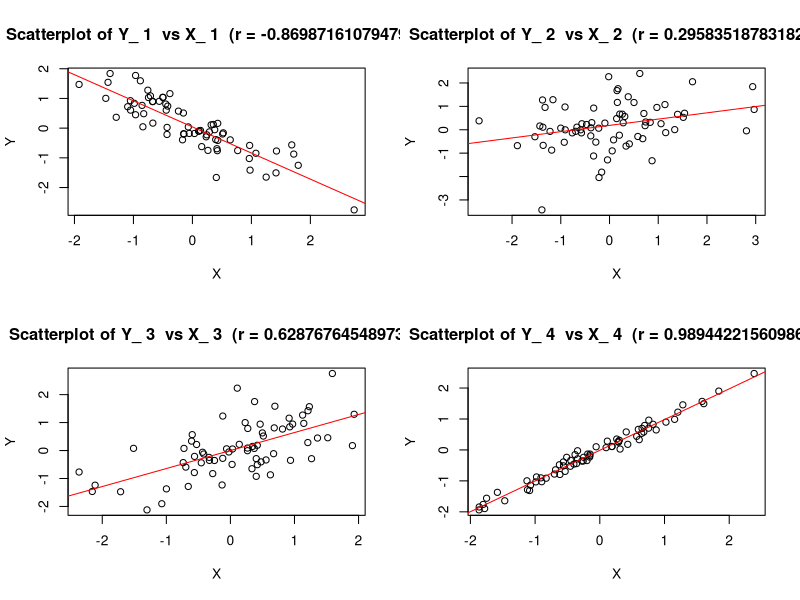

R code for this plot: (Note: this script raises an error after producing the figure.)
# Problem 1

# (a) To get a feel for correlation: make scatterplots of Y vs X and compute
# the sample correlation cor(x,y) for 4 examples from the file corex.csv.
# Notice how the shape and orientation of plots is changing according to
# the value of r. Describe what you see.

data_corex <- read.csv("lab11/corex.csv")
par(mfrow=c(2,2))
for (i in 1:4) {
  x <- data_corex[,2*i-1] # X in 1, 3, 5, 7
  y <- data_corex[,2*i]  # Y in 2, 4, 6, 8
  plot(x, y, main=paste("Scatterplot of Y_", i, " vs X_", i, " (r =", cor(x,y), ")"),
       xlab="X", ylab="Y")
  abline(lm(y ~ x), col="red")
  cat("Sample correlation (r) for plot", i, ":", cor(x, y), "\n")
}

# (b) What is the correlation of X with itself?
for (i in 1:4) {
  x <- data[,2*i-1]
  cat("Correlation of X_", i, " with itself:", cor(x, x), "\n")
}

# (c) Compute the correlation for temperature data between two cities: Tuc-
# son, AZ and Eugene, OR. (file 2cities.csv). The temperatures are
# given in Celcius. Does the correlation change if we apply a linear func-
# tion to X or Y, say, we convert the temperature to Fahrenheit (recall
# that oF = oC × 1.8 + 32)?

data_2cities <- read.csv("lab11/2cities.csv")
tucson_temp_C <- data_2cities$tucson
eugene_temp_C <- data_2cities$eugene
cor_C <- cor(tucson_temp_C, eugene_temp_C)
cat("Correlation in Celsius:", cor_C, "\n")
tucson_temp_F <- tucson_temp_C * 1.8 + 32
eugene_temp_F <- eugene_temp_C * 1.8 + 32
cor_F <- cor(tucson_temp_F, eugene_temp_F)
cat("Correlation in Fahrenheit:", cor_F, "\n")

# (d) If X and Y are independent then their correlation is 0. The converse
# is not true.
# As an example, consider the data on fuel economy for Ford Escort
# (Escort.csv) The variable X is speed in km/h, and Y is the fuel con-
# sumption in liters per 100km. Make a scatterplot. The correlation be-
# tween the speed and fuel consumption is close to 0, however, there is a
# clear relationship between the two. In fact, the correlation reflects the
# strength of linear relationship.

par(mfrow=c(1,1))
data_escort <- read.csv("lab11/Escort.csv")
speed <- data_escort$Speed
fuel_consumption <- data_escort$Fuel
plot(speed, fuel_consumption, main="Scatterplot of Speed vs Fuel Consumption",
     xlab="Speed (km/h)", ylab="Fuel Consumption (liters per 100km)")
abline(lm(fuel_consumption ~ speed), col="red")
cat("Correlation between speed and fuel consumption:", cor(speed, fuel_consumption), "\n")

# Problem 2

# (a) Consider the data set in MercBass.csv. The data contain several environmental
# variables for a sample of Florida lakes, and the average mercury content in
# bass caught there.
# Obtain the “matrix” scatterplot (pairs(dat)) for all the continuous variables.
# Also, compute all the pairwise correlations (cor(dat)).
# Which variables seem to be related? Do the correlation values fully reflect the
# extent of relationship between the variables?

data_mercbass <- read.csv("lab11/MercBass.csv")
numeric_vars <- data_mercbass[, sapply(data_mercbass, is.numeric)] # choose only numeric columns

pairs(numeric_vars, main="Matrix Scatterplot of MercBass Data")
cor_matrix <- cor(numeric_vars)
print(cor_matrix)
# display correlations greater than 0.7 or less than -0.7
high_correlations <- which(abs(cor_matrix) > 0.7 & abs(cor_matrix) != 1, arr.ind=TRUE) # which() to find indices, arr.ind=TRUE to get row/col indices
for (i in 1:nrow(high_correlations)) { # iterate through found indices in high_correlations
  row <- high_correlations[i, 1]
  col <- high_correlations[i, 2]
  cat("High correlation between", colnames(cor_matrix)[row], "and", colnames(cor_matrix)[col], ":", cor_matrix[row, col], "\n")
}

# Problem 4
# Generate two vectors of length 1000 of Uniform [0,1] RV’s. Based on these,
# obtain:

# (a) a sample from Exponential(1) distribution. Make a histogram to make
# sure it “looks right”. How would you generate Exponential(64) distribu-
# tion?

set.seed(42069)
par(mfrow=c(2,1))
u = runif(1000)
lambda_1 = 1
exp_sample <- -log(1-u) / lambda_1 # U = 1 - exp(- lambda X)  =>  1-U = exp(- lambda X)  =>  -ln(1-U)/lambda = X
hist(exp_sample, main="Histogram of Exponential(1) Sample", xlab="Value", breaks=30, col="lightblue", border="black")
lambda_64 = 64
exp_64_sample <- -log(1-u) / lambda_64
hist(exp_64_sample, main="Histogram of Exponential(64) Sample", xlab="Value", breaks=30, col="lightgreen", border="black")

# (b) two samples (columns) of standard Normal distribution. Make his-
# tograms and a scatterplot to check independence.2
# check if from here on is correct Maddox
par(mfrow=c(2,2))
norm_samples <- matrix(rnorm(2000), ncol=2)
hist(norm_samples[,1], main="Histogram of First Normal Sample", xlab="Value")
hist(norm_samples[,2], main="Histogram of Second Normal Sample", xlab="Value")
plot(norm_samples[,1], norm_samples[,2], main="Scatterplot of Two Normal Samples",
     xlab="First Normal Sample", ylab="Second Normal Sample")

# (c) Make a scatterplot of the two original Uniform [0,1] RV’s, compare its
# shape with the plot of Normals from part (b).

plot(runif(1000), runif(1000), main="Scatterplot of Two Uniform Samples",
     xlab="First Uniform Sample", ylab="Second Uniform Sample")

# (d) Using Uniform [0,1] RV’s, obtain a sample from a discrete distribution
# given by the table: x 0 1 2
# p(x) 0.1 0.3 0.6
# [Hint: think how the inverse CDF for X will look like.]
# You know that correlation = 0 does not imply independence. But practically, it’s a
# fairly good test, as long as you look at the scatterplot to pick out non-linear dependencies.

u <- runif(1000)
discrete_sample <- cut(u, breaks=c(-Inf, 0.1, 0.4, Inf), labels=c(0, 1, 2))
table(discrete_sample)